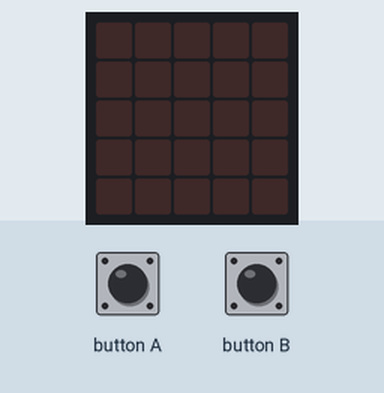
This program was run on a simulated BBC micro:bit (MakeCode). Parts: the board's 5×5 LED display. The inputs (shaded band) are chosen by the test bench.

Above: at 1.2 s.
1.3 s: button A pressed for 0.15 s
At 3.1 s:
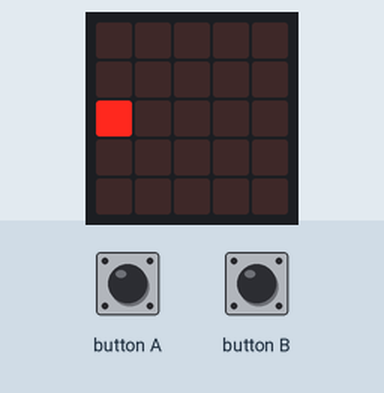
4.4 s: button B pressed for 0.15 s
At 4.9 s:
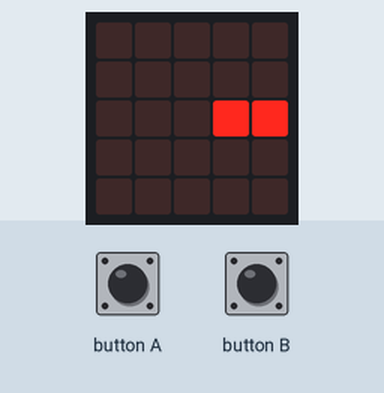
7.5 s: button A pressed for 1 s
At 9.2 s:
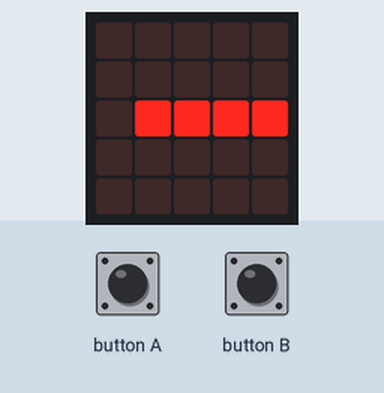
11.5 s: button A pressed for 3.2 s
At 16.3 s:
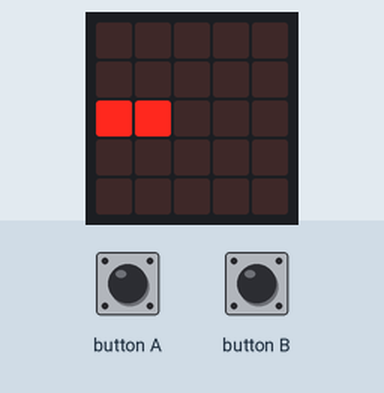
17.7 s: button B pressed for 1 s
At 18.3 s:
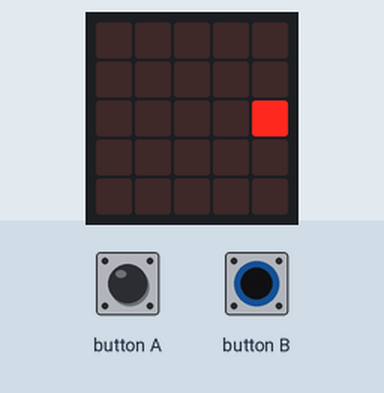
Timing chart, 0 to 20.7 s (numbered marks = the images above; inputs shaded):
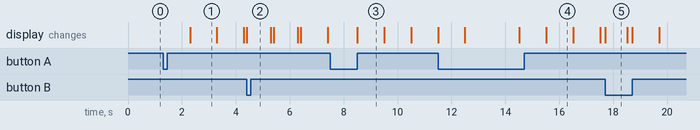

The program:

main.ts
```typescript
basic.forever(function () {
    if (input.buttonIsPressed(Button.B)) {
        for (let index = 0; index < 4; index++) {
            for (let index = 0; index <= 4; index++) {
                led.toggle(index, 2)
            }
            basic.pause(1000)
        }
    }
})
basic.forever(function () {
    if (input.buttonIsPressed(Button.A)) {
        for (let index = 0; index <= 4; index++) {
            basic.pause(1000)
            led.toggle(index, 2)
        }
        basic.pause(1000)
    }
})
```

test.ts
```typescript
// aquí va el archivo "tests"; esto no se compilará cuando este paquete se utilice como una extensión.
```

Measured:
- after the input at 1.3 s, the display: changes after 1.0 s (image 1)
- after the input at 4.4 s, the display: changes at once (image 2)
- after the input at 7.5 s, the display: changes after 1.0 s (image 3)
- after the input at 11.5 s, the display: first differs from a run without the input after 3.0 s (image 4 shows a later state)
- after the input at 17.7 s, the display: changes at once (image 5)
- what the display in image 1 shows lasts 1.0 s, from 2.3 s to 3.3 s
- what the display in image 5 shows lasts 0.8 s, from 17.7 s to 18.5 s
